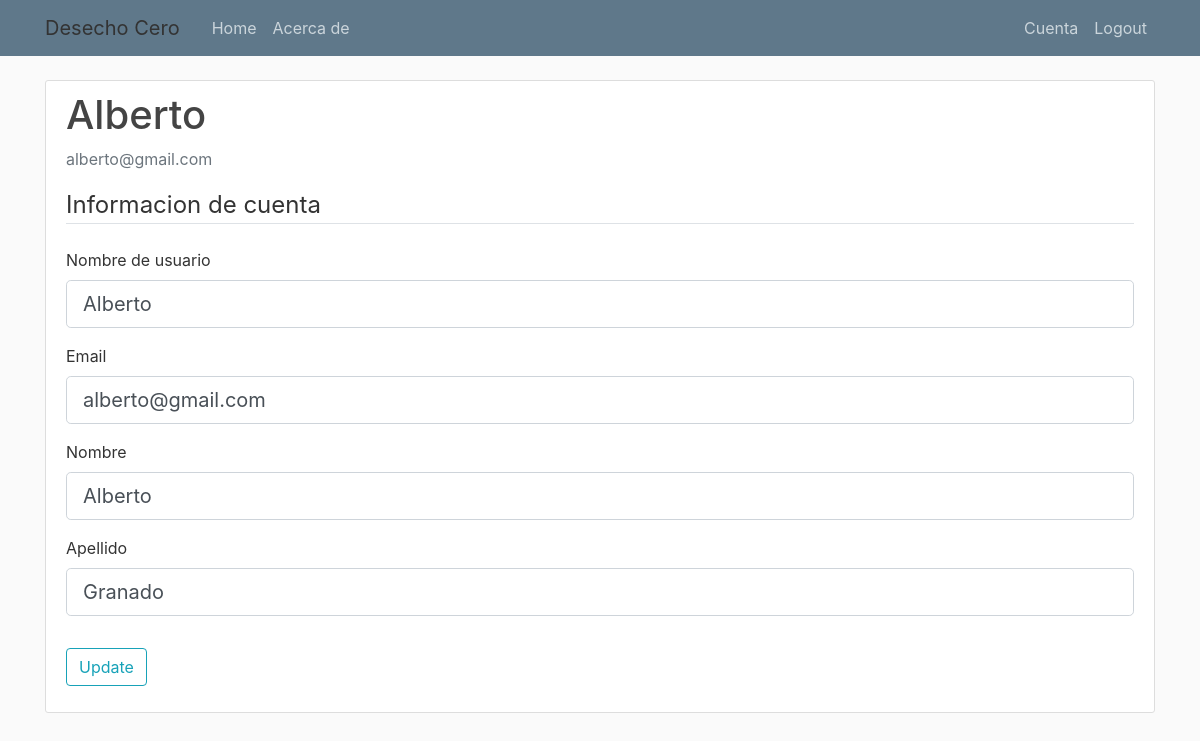
Page /account (signed in) on the committed database.
### app/models.py (models this page shows, shortened)
class User(db.Model, UserMixin):
    id = db.Column(db.Integer, primary_key=True)
    username = db.Column(db.String(20), unique=True, nullable=False)
    email = db.Column(db.String(120), unique=True, nullable=False)
    nombre = db.Column(db.String(20), nullable=False)
    apellido = db.Column(db.String(20), nullable=False)
    password = db.Column(db.String(60), nullable=False)
    articulos = db.relationship('Articulo', backref='usuarioArticulo', lazy=True)

### app/routes.py (the view)
@app.route("/account", methods=['GET', 'POST'])
@login_required
def account():
    form = UpdateAccountForm()
    if form.validate_on_submit():
        current_user.username = form.username.data
        current_user.email = form.email.data
        current_user.nombre = form.nombre.data
        current_user.apellido = form.apellido.data
        db.session.commit()
        flash('Tu cuenta ha sido actualizada!', 'success')
        return redirect(url_for('account'))
    elif request.method == 'GET':
        form.username.data = current_user.username
        form.email.data = current_user.email
        form.nombre.data = current_user.nombre
        form.apellido.data = current_user.apellido
    return render_template('account.html', title='Account', form=form)

### app/forms.py (shortened to what this page needs)
class UpdateAccountForm(FlaskForm):
    username = StringField('Nombre de usuario',
                           validators=[DataRequired(), Length(min=2, max=20)])
    email = StringField('Email',
                        validators=[DataRequired(), Email()])
    nombre = StringField('Nombre',
                            validators=[DataRequired(), Length(min=2, max=20)])
    apellido = StringField('Apellido',
                           validators=[DataRequired(), Length(min=2, max=20)])
    submit = SubmitField('Update')

### app/models.py (called while the page is built)
@login_manager.user_loader
def load_user(user_id):
    return User.query.get(int(user_id))

### app/templates/account.html (shortened to what this page needs)
{% extends "layout.html" %}
{% block content %}
    <div class="content-section">
      <div class="media">
        <div class="media-body">
          <h2 class="account-heading">{{ current_user.username }}</h2>
          <p class="text-secondary">{{ current_user.email }}</p>
        </div>
      </div>
        <form method="POST" action="" enctype="multipart/form-data">
            <fieldset class="form-group">
                <legend class="border-bottom mb-4">Informacion de cuenta</legend>
                <div class="form-group">
                    {{ form.username.label(class="form-control-label") }}
                    {% if form.username.errors %}
                        {{ form.username(class="form-control form-control-lg is-invalid") }}
                        <div class="invalid-feedback">
                            {% for error in form.username.errors %}
                                <span>{{ error }}</span>
                            {% endfor %}
                        </div>
                    {% else %}
                        {{ form.username(class="form-control form-control-lg") }}
                    {% endif %}
                </div>
                <div class="form-group">
                    {{ form.email.label(class="form-control-label") }}
                    {% if form.email.errors %}
                        {{ form.email(class="form-control form-control-lg is-invalid") }}
                        <div class="invalid-feedback">
                            {% for error in form.email.errors %}
                                <span>{{ error }}</span>
                            {% endfor %}
                        </div>
                    {% else %}
                        {{ form.email(class="form-control form-control-lg") }}
                    {% endif %}
                </div>
                <div class="form-group">
                    {{ form.nombre.label(class="form-control-label") }}
                    {% if form.nombre.errors %}
                        {{ form.nombre(class="form-control form-control-lg is-invalid") }}
                        <div class="invalid-feedback">
                            {% for error in form.nombre.errors %}
                                <span>{{ error }}</span>
                            {% endfor %}
                        </div>
                    {% else %}
                        {{ form.nombre(class="form-control form-control-lg") }}
                    {% endif %}
                </div>
                <div class="form-group">
                    {{ form.apellido.label(class="form-control-label") }}
                    {% if form.apellido.errors %}
                        {{ form.apellido(class="form-control form-control-lg is-invalid") }}
                        <div class="invalid-feedback">
                            {% for error in form.nombre.errors %}
                                <span>{{ error }}</span>
                            {% endfor %}
                        </div>
                    {% else %}
                        {{ form.apellido(class="form-control form-control-lg") }}
                    {% endif %}
                </div>
            </fieldset>
            <div class="form-group">
                {{ form.submit(class="btn btn-outline-info") }}
            </div>
        </form>
    </div>
{% endblock content %}

### app/static/main.css (style rules this page uses)
body { background: #fafafa; color: #333333; margin-top: 5rem; }
h1, h2, h3, h4, h5, h6 { color: #444444; }
.content-section { background: #ffffff; padding: 10px 20px; border: 1px solid #dddddd; border-radius: 3px; margin-bottom: 20px; }
.account-heading { font-size: 2.5rem; }

### rows in the picture
User: username "Alberto", email "alberto@gmail.com", nombre "Alberto", apellido "Granado"
